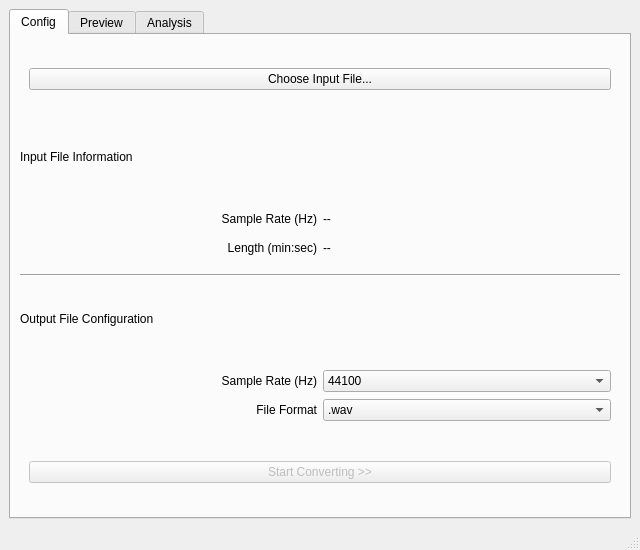
<?xml version="1.0" encoding="UTF-8"?>
<ui version="4.0">
 <class>MainWindow</class>
 <widget class="QMainWindow" name="MainWindow">
  <property name="enabled">
   <bool>true</bool>
  </property>
  <property name="geometry">
   <rect>
    <x>0</x>
    <y>0</y>
    <width>640</width>
    <height>550</height>
   </rect>
  </property>
  <property name="sizePolicy">
   <sizepolicy hsizetype="Fixed" vsizetype="Fixed">
    <horstretch>0</horstretch>
    <verstretch>0</verstretch>
   </sizepolicy>
  </property>
  <property name="minimumSize">
   <size>
    <width>640</width>
    <height>550</height>
   </size>
  </property>
  <property name="maximumSize">
   <size>
    <width>640</width>
    <height>550</height>
   </size>
  </property>
  <property name="windowTitle">
   <string>8-bit Converter</string>
  </property>
  <widget class="QWidget" name="centralwidget">
   <property name="sizePolicy">
    <sizepolicy hsizetype="Fixed" vsizetype="Fixed">
     <horstretch>0</horstretch>
     <verstretch>0</verstretch>
    </sizepolicy>
   </property>
   <layout class="QHBoxLayout" name="horizontalLayout">
    <item>
     <widget class="QTabWidget" name="tabWidget">
      <property name="font">
       <font>
        <family>.AppleSystemUIFont</family>
       </font>
      </property>
      <property name="cursor">
       <cursorShape>ArrowCursor</cursorShape>
      </property>
      <property name="currentIndex">
       <number>0</number>
      </property>
      <widget class="QWidget" name="tab_config">
       <attribute name="title">
        <string>Config</string>
       </attribute>
       <layout class="QVBoxLayout" name="verticalLayout_4">
        <item>
         <widget class="QWidget" name="header" native="true">
          <layout class="QHBoxLayout" name="horizontalLayout_6">
           <item>
            <widget class="QPushButton" name="input_file_btn">
             <property name="focusPolicy">
              <enum>Qt::FocusPolicy::ClickFocus</enum>
             </property>
             <property name="text">
              <string>Choose Input File...</string>
             </property>
            </widget>
           </item>
          </layout>
         </widget>
        </item>
        <item>
         <widget class="QLabel" name="inputInfo">
          <property name="text">
           <string>Input File Information</string>
          </property>
         </widget>
        </item>
        <item>
         <widget class="QWidget" name="input_info" native="true">
          <layout class="QGridLayout" name="gridLayout">
           <item row="0" column="0">
            <widget class="QLabel" name="lable_inputSR">
             <property name="text">
              <string>Sample Rate (Hz)</string>
             </property>
             <property name="alignment">
              <set>Qt::AlignmentFlag::AlignRight|Qt::AlignmentFlag::AlignTrailing|Qt::AlignmentFlag::AlignVCenter</set>
             </property>
            </widget>
           </item>
           <item row="0" column="1">
            <widget class="QLabel" name="input_sr">
             <property name="text">
              <string>--</string>
             </property>
            </widget>
           </item>
           <item row="1" column="0">
            <widget class="QLabel" name="label_length">
             <property name="text">
              <string>Length (min:sec)</string>
             </property>
             <property name="alignment">
              <set>Qt::AlignmentFlag::AlignRight|Qt::AlignmentFlag::AlignTrailing|Qt::AlignmentFlag::AlignVCenter</set>
             </property>
            </widget>
           </item>
           <item row="1" column="1">
            <widget class="QLabel" name="length">
             <property name="text">
              <string>--</string>
             </property>
            </widget>
           </item>
          </layout>
         </widget>
        </item>
        <item>
         <widget class="Line" name="hline">
          <property name="orientation">
           <enum>Qt::Orientation::Horizontal</enum>
          </property>
         </widget>
        </item>
        <item>
         <widget class="QLabel" name="outputConfig">
          <property name="text">
           <string>Output File Configuration</string>
          </property>
         </widget>
        </item>
        <item>
         <widget class="QWidget" name="body_config" native="true">
          <layout class="QGridLayout" name="gridLayout_2">
           <item row="0" column="0">
            <widget class="QLabel" name="lable_targetSR">
             <property name="text">
              <string>Sample Rate (Hz)</string>
             </property>
             <property name="alignment">
              <set>Qt::AlignmentFlag::AlignRight|Qt::AlignmentFlag::AlignTrailing|Qt::AlignmentFlag::AlignVCenter</set>
             </property>
            </widget>
           </item>
           <item row="1" column="1">
            <widget class="QComboBox" name="output_format">
             <property name="focusPolicy">
              <enum>Qt::FocusPolicy::ClickFocus</enum>
             </property>
             <property name="placeholderText">
              <string/>
             </property>
             <item>
              <property name="text">
               <string>.wav</string>
              </property>
             </item>
             <item>
              <property name="text">
               <string>.mp3</string>
              </property>
             </item>
             <item>
              <property name="text">
               <string>.flac</string>
              </property>
             </item>
            </widget>
           </item>
           <item row="1" column="0">
            <widget class="QLabel" name="lable_oformat">
             <property name="text">
              <string>File Format</string>
             </property>
             <property name="alignment">
              <set>Qt::AlignmentFlag::AlignRight|Qt::AlignmentFlag::AlignTrailing|Qt::AlignmentFlag::AlignVCenter</set>
             </property>
            </widget>
           </item>
           <item row="0" column="1">
            <widget class="QComboBox" name="target_SR">
             <property name="focusPolicy">
              <enum>Qt::FocusPolicy::ClickFocus</enum>
             </property>
             <property name="editable">
              <bool>false</bool>
             </property>
             <property name="currentText">
              <string>44100</string>
             </property>
             <property name="currentIndex">
              <number>1</number>
             </property>
             <property name="placeholderText">
              <string/>
             </property>
             <item>
              <property name="text">
               <string>22050</string>
              </property>
             </item>
             <item>
              <property name="text">
               <string>44100</string>
              </property>
             </item>
             <item>
              <property name="text">
               <string>48000</string>
              </property>
             </item>
            </widget>
           </item>
          </layout>
         </widget>
        </item>
        <item>
         <widget class="QWidget" name="footer" native="true">
          <layout class="QHBoxLayout" name="horizontalLayout_5">
           <item>
            <widget class="QPushButton" name="convert_btn">
             <property name="enabled">
              <bool>false</bool>
             </property>
             <property name="focusPolicy">
              <enum>Qt::FocusPolicy::ClickFocus</enum>
             </property>
             <property name="text">
              <string>Start Converting &gt;&gt;</string>
             </property>
            </widget>
           </item>
          </layout>
         </widget>
        </item>
       </layout>
      </widget>
      <widget class="QWidget" name="tab_preview">
       <attribute name="title">
        <string>Preview</string>
       </attribute>
       <layout class="QVBoxLayout" name="verticalLayout">
        <item>
         <widget class="QWidget" name="playpause" native="true">
          <layout class="QHBoxLayout" name="horizontalLayout_7">
           <item>
            <widget class="QComboBox" name="audio_input">
             <property name="enabled">
              <bool>false</bool>
             </property>
             <property name="insertPolicy">
              <enum>QComboBox::InsertPolicy::NoInsert</enum>
             </property>
             <item>
              <property name="text">
               <string>Original</string>
              </property>
             </item>
             <item>
              <property name="text">
               <string>8-bit</string>
              </property>
             </item>
            </widget>
           </item>
           <item>
            <spacer name="horizontalSpacer">
             <property name="orientation">
              <enum>Qt::Orientation::Horizontal</enum>
             </property>
             <property name="sizeHint" stdset="0">
              <size>
               <width>40</width>
               <height>20</height>
              </size>
             </property>
            </spacer>
           </item>
           <item>
            <widget class="QPushButton" name="playpause_btn">
             <property name="enabled">
              <bool>false</bool>
             </property>
             <property name="sizePolicy">
              <sizepolicy hsizetype="Minimum" vsizetype="Fixed">
               <horstretch>0</horstretch>
               <verstretch>0</verstretch>
              </sizepolicy>
             </property>
             <property name="text">
              <string>--</string>
             </property>
             <property name="checkable">
              <bool>true</bool>
             </property>
            </widget>
           </item>
          </layout>
         </widget>
        </item>
        <item>
         <widget class="QLabel" name="lable_orig">
          <property name="minimumSize">
           <size>
            <width>100</width>
            <height>0</height>
           </size>
          </property>
          <property name="text">
           <string>Original</string>
          </property>
          <property name="alignment">
           <set>Qt::AlignmentFlag::AlignLeading|Qt::AlignmentFlag::AlignLeft|Qt::AlignmentFlag::AlignVCenter</set>
          </property>
         </widget>
        </item>
        <item>
         <widget class="QGraphicsView" name="waveform_orig">
          <property name="maximumSize">
           <size>
            <width>570</width>
            <height>16777215</height>
           </size>
          </property>
          <property name="sizeAdjustPolicy">
           <enum>QAbstractScrollArea::SizeAdjustPolicy::AdjustToContents</enum>
          </property>
         </widget>
        </item>
        <item>
         <widget class="QLabel" name="lable_rslt">
          <property name="minimumSize">
           <size>
            <width>100</width>
            <height>0</height>
           </size>
          </property>
          <property name="text">
           <string>8-bit</string>
          </property>
          <property name="alignment">
           <set>Qt::AlignmentFlag::AlignLeading|Qt::AlignmentFlag::AlignLeft|Qt::AlignmentFlag::AlignVCenter</set>
          </property>
         </widget>
        </item>
        <item>
         <widget class="QGraphicsView" name="waveform_rslt">
          <property name="maximumSize">
           <size>
            <width>570</width>
            <height>16777215</height>
           </size>
          </property>
          <property name="sizeAdjustPolicy">
           <enum>QAbstractScrollArea::SizeAdjustPolicy::AdjustToContents</enum>
          </property>
         </widget>
        </item>
       </layout>
      </widget>
      <widget class="QWidget" name="tab_analysis">
       <attribute name="title">
        <string>Analysis</string>
       </attribute>
       <layout class="QVBoxLayout" name="verticalLayout_3">
        <item>
         <widget class="QLabel" name="num_data_points">
          <property name="maximumSize">
           <size>
            <width>16777215</width>
            <height>20</height>
           </size>
          </property>
          <property name="text">
           <string>Number of Audio Events (N) = --</string>
          </property>
          <property name="alignment">
           <set>Qt::AlignmentFlag::AlignCenter</set>
          </property>
         </widget>
        </item>
        <item>
         <widget class="Line" name="hline1">
          <property name="orientation">
           <enum>Qt::Orientation::Horizontal</enum>
          </property>
         </widget>
        </item>
        <item>
         <widget class="QWidget" name="ds1" native="true">
          <layout class="QHBoxLayout" name="horizontalLayout_4">
           <item>
            <widget class="QLabel" name="label_ds1">
             <property name="text">
              <string>DS 1: list.sort() (Python built-in method)</string>
             </property>
             <property name="alignment">
              <set>Qt::AlignmentFlag::AlignLeading|Qt::AlignmentFlag::AlignLeft|Qt::AlignmentFlag::AlignVCenter</set>
             </property>
            </widget>
           </item>
           <item>
            <widget class="QWidget" name="run1" native="true">
             <layout class="QVBoxLayout" name="verticalLayout_6">
              <item>
               <widget class="QLabel" name="runtime1">
                <property name="text">
                 <string>Runtime: -- ms</string>
                </property>
               </widget>
              </item>
             </layout>
            </widget>
           </item>
          </layout>
         </widget>
        </item>
        <item>
         <widget class="Line" name="hline2">
          <property name="orientation">
           <enum>Qt::Orientation::Horizontal</enum>
          </property>
         </widget>
        </item>
        <item>
         <widget class="QWidget" name="ds2" native="true">
          <layout class="QHBoxLayout" name="horizontalLayout_2">
           <item>
            <widget class="QLabel" name="label_ds2">
             <property name="text">
              <string>DS 2: Priority Queue (Min-Heap)</string>
             </property>
             <property name="alignment">
              <set>Qt::AlignmentFlag::AlignLeading|Qt::AlignmentFlag::AlignLeft|Qt::AlignmentFlag::AlignVCenter</set>
             </property>
            </widget>
           </item>
           <item>
            <widget class="QWidget" name="run2" native="true">
             <layout class="QVBoxLayout" name="verticalLayout_2">
              <item>
               <widget class="QLabel" name="runtime2">
                <property name="text">
                 <string>Runtime: -- ms</string>
                </property>
               </widget>
              </item>
              <item>
               <widget class="QLabel" name="num_comp_2">
                <property name="text">
                 <string># comparisons: --</string>
                </property>
               </widget>
              </item>
              <item>
               <widget class="QLabel" name="num_swap_2">
                <property name="text">
                 <string># swaps: --</string>
                </property>
               </widget>
              </item>
             </layout>
            </widget>
           </item>
          </layout>
         </widget>
        </item>
        <item>
         <widget class="Line" name="hline3">
          <property name="orientation">
           <enum>Qt::Orientation::Horizontal</enum>
          </property>
         </widget>
        </item>
        <item>
         <widget class="QWidget" name="ds3" native="true">
          <layout class="QHBoxLayout" name="horizontalLayout_8">
           <item>
            <widget class="QLabel" name="lable_ds3">
             <property name="text">
              <string>DS 3: Red-Black Tree</string>
             </property>
             <property name="alignment">
              <set>Qt::AlignmentFlag::AlignLeading|Qt::AlignmentFlag::AlignLeft|Qt::AlignmentFlag::AlignVCenter</set>
             </property>
            </widget>
           </item>
           <item>
            <widget class="QWidget" name="run3" native="true">
             <layout class="QVBoxLayout" name="verticalLayout_5">
              <item>
               <widget class="QLabel" name="runtime3">
                <property name="text">
                 <string>Runtime: -- ms</string>
                </property>
               </widget>
              </item>
              <item>
               <widget class="QLabel" name="num_comp_3">
                <property name="text">
                 <string># comparisons: --</string>
                </property>
               </widget>
              </item>
              <item>
               <widget class="QLabel" name="num_rot_3">
                <property name="text">
                 <string># rotations: --</string>
                </property>
               </widget>
              </item>
             </layout>
            </widget>
           </item>
          </layout>
         </widget>
        </item>
       </layout>
      </widget>
     </widget>
    </item>
   </layout>
  </widget>
  <widget class="QStatusBar" name="statusbar"/>
 </widget>
 <tabstops>
  <tabstop>waveform_orig</tabstop>
  <tabstop>waveform_rslt</tabstop>
 </tabstops>
 <resources/>
 <connections/>
</ui>
